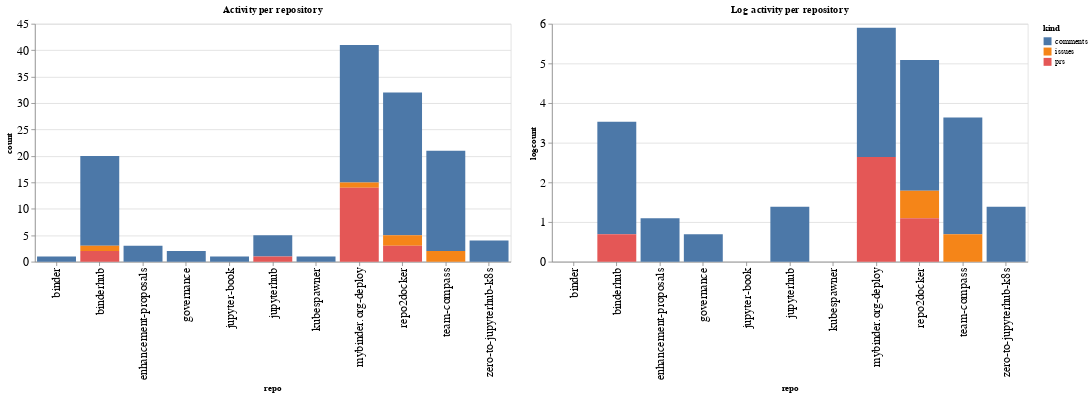

The notebook cell this image was saved under:
### Code cell
ch1 = alt.Chart(repo_summaries, width=600, title="Activity per repository").mark_bar().encode(
    x='repo',
    y='count',
    color='kind',
    tooltip="kind"
)

ch2 = alt.Chart(repo_summaries, width=600, title="Log activity per repository").mark_bar().encode(
    x='repo',
    y='logcount',
    color='kind',
    tooltip="kind"
)

ch1 | ch2

### Figure 1 — Vega-Lite specification as saved in the notebook (floating-point values rounded to 4 significant figures)
{"config": {"axisLeft": {"labelFontSize": 15}, "axisBottom": {"labelFontSize": 15}}, "hconcat": [{"mark": "bar", "encoding": {"color": {"type": "nominal", "field": "kind"}, "tooltip": {"type": "nominal", "field": "kind"}, "x": {"type": "nominal", "field": "repo"}, "y": {"type": "quantitative", "field": "count"}}, "title": "Activity per repository", "width": 600}, {"mark": "bar", "encoding": {"color": {"type": "nominal", "field": "kind"}, "tooltip": {"type": "nominal", "field": "kind"}, "x": {"type": "nominal", "field": "repo"}, "y": {"type": "quantitative", "field": "logcount"}}, "title": "Log activity per repository", "width": 600}], "data": {"name": "data-cdbd0f17ddef6eed8dad42c81251eb8d"}, "$schema": "https://vega.github.io/schema/vega-lite/v4.8.1.json", "datasets": {"data-cdbd0f17ddef6eed8dad42c81251eb8d": [{"repo": "binder", "kind": "comments", "count": 1, "logcount": 0.0}, {"repo": "binderhub", "kind": "comments", "count": 17, "logcount": 2.833}, {"repo": "binderhub", "kind": "issues", "count": 1, "logcount": 0.0}, {"repo": "binderhub", "kind": "prs", "count": 2, "logcount": 0.6931}, {"repo": "enhancement-proposals", "kind": "comments", "count": 3, "logcount": 1.099}, {"repo": "governance", "kind": "comments", "count": 2, "logcount": 0.6931}, {"repo": "jupyter-book", "kind": "comments", "count": 1, "logcount": 0.0}, {"repo": "jupyterhub", "kind": "comments", "count": 4, "logcount": 1.386}, {"repo": "jupyterhub", "kind": "prs", "count": 1, "logcount": 0.0}, {"repo": "kubespawner", "kind": "comments", "count": 1, "logcount": 0.0}, {"repo": "mybinder.org-deploy", "kind": "comments", "count": 26, "logcount": 3.258}, {"repo": "mybinder.org-deploy", "kind": "issues", "count": 1, "logcount": 0.0}, {"repo": "mybinder.org-deploy", "kind": "prs", "count": 14, "logcount": 2.639}, {"repo": "repo2docker", "kind": "comments", "count": 27, "logcount": 3.296}, {"repo": "repo2docker", "kind": "issues", "count": 2, "logcount": 0.6931}, {"repo": "repo2docker", "kind": "prs", "count": 3, "logcount": 1.099}, {"repo": "team-compass", "kind": "comments", "count": 19, "logcount": 2.944}, {"repo": "team-compass", "kind": "issues", "count": 2, "logcount": 0.6931}, {"repo": "zero-to-jupyterhub-k8s", "kind": "comments", "count": 4, "logcount": 1.386}]}}
